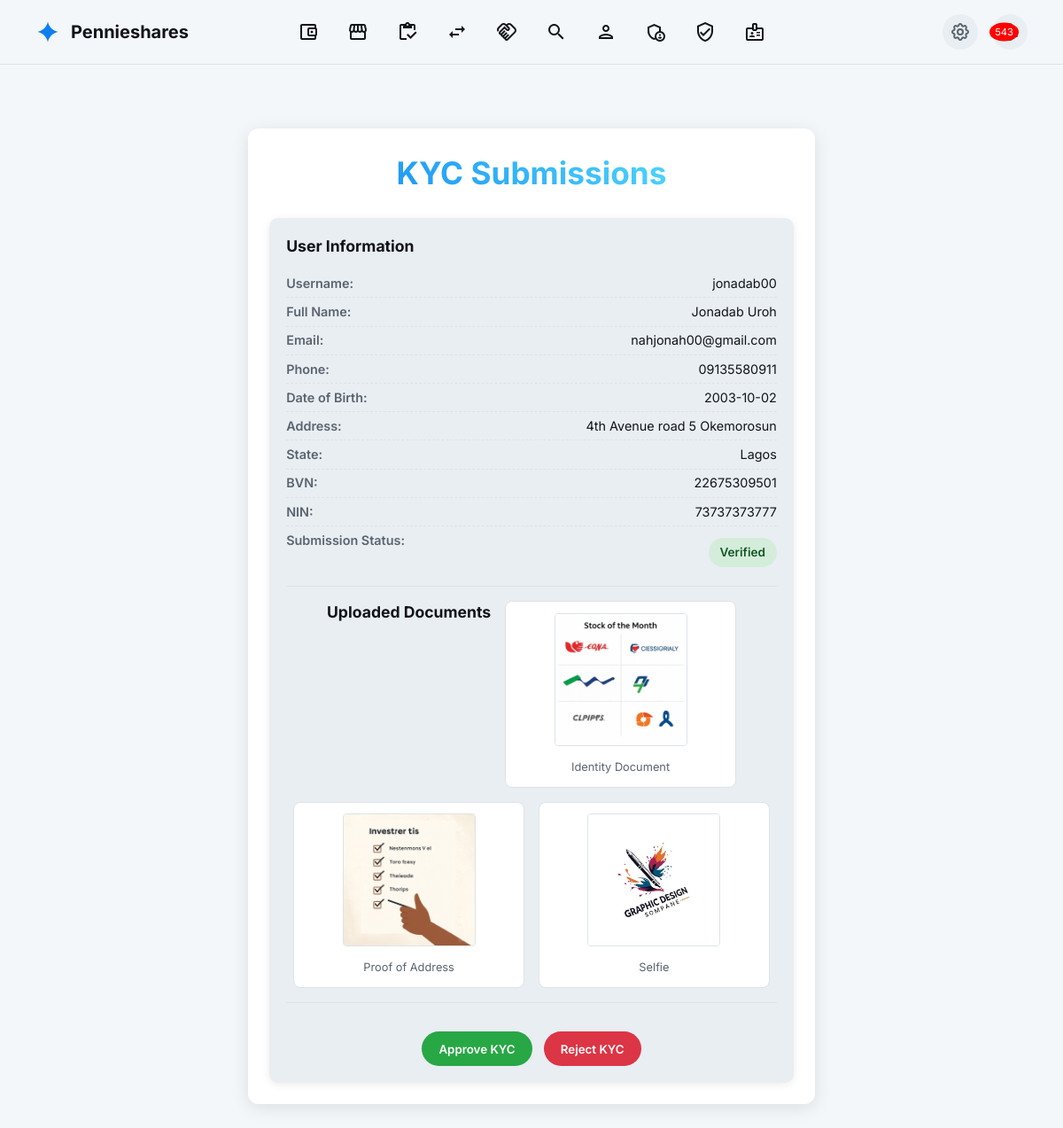
The page /pages/admin_kyc.php (signed in) on the database its author committed.
### tables this page shows
CREATE TABLE kyc_verifications (
        id INTEGER PRIMARY KEY AUTOINCREMENT,
        user_id INTEGER NOT NULL UNIQUE,
        full_name TEXT,
        dob TEXT,
        address TEXT,
        state TEXT,
        bvn TEXT,
        nin TEXT,
        passport_path TEXT,
        national_id_path TEXT,
        proof_of_address_path TEXT,
        selfie_path TEXT,
        status TEXT DEFAULT 'pending',
        created_at DATETIME DEFAULT CURRENT_TIMESTAMP,
        updated_at DATETIME,
        FOREIGN KEY(user_id) REFERENCES users(id) ON DELETE CASCADE
    );

CREATE TABLE users (
            id INTEGER PRIMARY KEY AUTOINCREMENT,
            fullname TEXT NOT NULL,
            email TEXT NOT NULL UNIQUE,
            username TEXT NOT NULL UNIQUE,
            phone TEXT NOT NULL,
            referral TEXT NOT NULL,
            stage INTEGER DEFAULT 1,
            partner_code TEXT UNIQUE,
            password TEXT NOT NULL,
            reset_token TEXT,
            reset_expires DATETIME,
            created_at DATETIME DEFAULT CURRENT_TIMESTAMP,
            status INTEGER DEFAULT 1 NOT NULL,
            wallet_balance DECIMAL(10, 2) DEFAULT 0.00,
            is_admin INTEGER DEFAULT 0
        , last_login_email_sent DATE, otp_code TEXT, otp_expires_at DATETIME, is_broker INTEGER DEFAULT 0, is_verified INTEGER NOT NULL DEFAULT 0, total_return DECIMAL(10, 2) DEFAULT 0.00, performance_chart_data TEXT, performance_value DECIMAL(10, 2), performance_change DECIMAL(10, 2), last_performance_update DATE);

### src/kyc_functions.php (called while the page is built, shortened)
<?php
function getKycSubmissions($pdo) {
    $stmt = $pdo->query("SELECT k.*, u.username, u.email, u.phone FROM kyc_verifications k JOIN users u ON k.user_id = u.id ORDER BY k.created_at DESC");
    return $stmt->fetchAll(PDO::FETCH_ASSOC);
}
?>

### pages/admin_kyc.php (the view, shortened to what this page needs)
<?php
require_once __DIR__ . '/../src/init.php';
require_once __DIR__ . '/../src/kyc_functions.php';
$submissions = getKycSubmissions($pdo);
require_once __DIR__ . '/../assets/template/intro-template.php';
?>
<div class="verification-container">
    <h1>KYC Submissions</h1>
    <?php if (empty($submissions)): ?>
        <div class="empty-state">
            <i class="material-icons-outlined">check_circle_outline</i>
            <p>No KYC submissions pending review at the moment. All clear!</p>
        </div>
    <?php else: ?>
        <div class="kyc-grid">
            <?php foreach ($submissions as $submission): ?>
                <div class="kyc-card">
                    <div class="user-info-section">
                        <h3>User Information</h3>
                        <div class="user-detail-item"><span class="user-detail-label">Username:</span><span class="user-detail-value"><?= htmlspecialchars($submission['username']) ?></span></div>
                        <div class="user-detail-item"><span class="user-detail-label">Full Name:</span><span class="user-detail-value"><?= htmlspecialchars($submission['full_name'] ?? '') ?></span></div>
                        <div class="user-detail-item"><span class="user-detail-label">Email:</span><span class="user-detail-value"><?= htmlspecialchars($submission['email'] ?? '') ?></span></div>
                        <div class="user-detail-item"><span class="user-detail-label">Phone:</span><span class="user-detail-value"><?= htmlspecialchars($submission['phone'] ?? '') ?></span></div>
                        <div class="user-detail-item"><span class="user-detail-label">Date of Birth:</span><span class="user-detail-value"><?= htmlspecialchars($submission['dob'] ?? '') ?></span></div>
                        <div class="user-detail-item"><span class="user-detail-label">Address:</span><span class="user-detail-value"><?= htmlspecialchars($submission['address'] ?? '') ?></span></div>
                        <div class="user-detail-item"><span class="user-detail-label">State:</span><span class="user-detail-value"><?= htmlspecialchars($submission['state'] ?? '') ?></span></div>
                        <div class="user-detail-item"><span class="user-detail-label">BVN:</span><span class="user-detail-value"><?= htmlspecialchars($submission['bvn'] ?? '') ?></span></div>
                        <div class="user-detail-item"><span class="user-detail-label">NIN:</span><span class="user-detail-value"><?= htmlspecialchars($submission['nin'] ?? '') ?></span></div>
                        <div class="user-detail-item"><span class="user-detail-label">Submission Status:</span><span class="kyc-status-badge status-<?= htmlspecialchars($submission['status'] ?? '') ?>"><?= htmlspecialchars(ucfirst($submission['status'] ?? '')) ?></span></div>
                    </div>
                    <div class="document-section">
                        <h3>Uploaded Documents</h3>
                        <?php
                            $docs = [
                                'Identity Document' => $submission['passport_path'],
                                'Proof of Address' => $submission['proof_of_address_path'],
                                'Selfie' => $submission['selfie_path']
                            ];
                            foreach ($docs as $label => $path):
                                if ($path):
                                    $isPdf = (strtolower(pathinfo($path, PATHINFO_EXTENSION)) == 'pdf');
                        ?>
                                    <div class="document-preview-item">
                                        <?php if ($isPdf): ?>
                                            <div class="pdf-icon-preview"><span class="material-icons-outlined">picture_as_pdf</span></div>
                                            <p><?= htmlspecialchars($label) ?></p>
                                            <a href="/<?= htmlspecialchars($path) ?>" target="_blank">View PDF</a>
                                        <?php else: ?>
                                            <img src="/<?= htmlspecialchars($path) ?>" alt="<?= htmlspecialchars($label) ?>">
                                            <p><?= htmlspecialchars($label) ?></p>
                                        <?php endif; ?>
                                    </div>
                        <?php
                                endif;
                            endforeach;
                        ?>
                    </div>
                    <div class="card-actions">
                        <form method="POST" style="display:inline;">
                            <button type="submit" name="approve" class="action-btn approve-btn">
                                Approve KYC
                            </button>
                        </form>
                        <form method="POST" style="display:inline;" onsubmit="return confirm('Are you sure you want to reject this KYC submission?');">
                            <button type="submit" name="reject" class="action-btn reject-btn">
                                Reject KYC
                            </button>
                        </form>
                    </div>
                </div>
            <?php endforeach; ?>
        </div>
    <?php endif; ?>
</div>
<?php include __DIR__ . '/../assets/template/end-template.php'; ?>

### assets/template/intro-template.php (shortened to what this page needs)
<!DOCTYPE html>
<html lang="en" data-theme="dark">
  <head>
  </head>
  <body>
    <div class="page-container">
      <header class="main-header">
        <div class="header-brand">
          <svg class="icon" viewBox="0 0 48 48" fill="none" xmlns="http://www.w3.org/2000/svg">
            <path d="M24 4C25.7818 14.2173 33.7827 22.2182 44 24C33.7827 25.7818 25.7818 33.7827 24 44C22.2182 33.7827 14.2173 25.7818 4 24C14.2173 22.2182 22.2182 14.2173 24 4Z" fill="currentColor"></path>
          </svg>
          <h2 class="brand-name">Pennieshares</h2>
        </div>
        <nav class="header-nav-desktop">
          <a href="wallet"><span class="material-icons-outlined">account_balance_wallet</span></a>
          <a href="market"><span class="material-icons-outlined">storefront</span></a>
          <a href="shares"><span class="material-icons-outlined">inventory</span></a>
          <a href="transfer"><span class="material-icons-outlined">swap_horiz</span></a>
          <a href="partner"><span class="material-icons-outlined">handshake</span></a>
          <a href="find_broker"><span class="material-icons-outlined">search</span></a>
          <a href="profile_view"><span class="material-icons-outlined">person</span></a>
          <?php if (isset($_SESSION['user']) && $_SESSION['user']['is_admin'] == 1): ?>
          <a href="admin"><span class="material-icons-outlined">admin_panel_settings</span></a>
          <a href="admin_verify"><span class="material-icons-outlined">verified_user</span></a>
          <a href="admin_kyc"><span class="material-icons-outlined">badge</span></a>
          <?php endif; ?>
        </nav>
        <div class="header-actions">
          <a href="settings" class="action-button" aria-label="Settings">
          </a>
          <a href="transactions" class="action-button notification-bell-container" aria-label="Notifications">
             <span class="notification-badge" id="notification-badge"></span>
          </a>
        </div>
      </header>
      <main class="main-content">
        <div class="content-wrapper">

### assets/template/end-template.php (shortened to what this page needs)
  </body>
</html>

### assets/template/intro-template.php (style rules this page uses)
:root { --font-primary: 'Inter', 'Noto Sans', sans-serif; --bg-primary-light: #f4f7fa; --bg-secondary-light: #ffffff; --bg-tertiary-light: #e9eef2; --text-primary-light: #111418; --text-secondary-light: #5a6470; --border-color-light: #dde3e9; --accent-color-light: #0c7ff2; --accent-text-light: #ffffff; --bg-primary-dark: #111418; --bg-secondary-dark: #1b2127; --bg-tertiary-dark: #283039; --text-primary-dark: #ffffff; --text-secondary-dark: #9cabba; --border-color-dark: #3b4754; --accent-color-dark: #0c7ff2; --accent-text-dark: #ffffff; --bg-primary: var(--bg-primary-light); --bg-secondary: var(--bg-secondary-light); --bg-tertiary: var(--bg-tertiary-light); --text-primary: var(--text-primary-light); --text-secondary: var(--text-secondary-light); --border-color: var(--border-color-light); --accent-color: var(--accent-color-light); --accent-text: var(--accent-text-light); }
*, *::before, *::after { box-sizing: border-box; margin: 0; padding: 0; }
body { font-family: var(--font-primary); background-color: var(--bg-primary); color: var(--text-primary); min-height: 100vh; font-size: 16px; line-height: 1.5; transition: background-color 0.3s ease, color 0.3s ease; overflow-x: hidden; }
a { text-decoration: none; color: inherit; transition: color 0.2s ease; }
button { font-family: inherit; cursor: pointer; border: none; background: none; color: inherit; }
.icon { width: 24px; height: 24px; stroke-width: 2; display: inline-block; vertical-align: middle; }
.page-container { display: flex; flex-direction: column; min-height: 100vh; }
.main-content { flex-grow: 1; display: flex; justify-content: center; padding: 2rem 1rem; }
.content-wrapper { width: 100%; max-width: 640px; }
.main-header { display: flex; align-items: center; justify-content: space-between; padding: 0.75rem 2rem; border-bottom: 1px solid var(--border-color); background-color: var(--bg-primary); position: sticky; top: 0; z-index: 10; transition: background-color 0.3s ease, border-color 0.3s ease; }
.header-brand { display: flex; align-items: center; gap: 0.75rem; }
.header-brand .icon { width: 28px; height: 28px; color: var(--accent-color); }
.header-brand h2 { font-size: 1.25rem; font-weight: 700; }
.header-nav-desktop { display: none; gap: 2rem; }
.header-nav-desktop a { display: flex; flex-direction: column; align-items: center; justify-content: center; gap: 0.25rem; font-size: 0.9rem; font-weight: 500; }
.header-actions { display: flex; align-items: center; gap: 1rem; }
.action-button { background-color: var(--bg-tertiary); border-radius: 50%; width: 40px; height: 40px; display: flex; align-items: center; justify-content: center; transition: background-color 0.2s ease; }
.action-button .icon { color: var(--text-secondary); }
.notification-bell-container { position: relative; }
.notification-badge { position: absolute; top: 50%; right: 10px; transform: translateY(-50%); background-color: red; color: white; border-radius: 50%; padding: 2px 6px; font-size: 0.7em; min-width: 20px; text-align: center; display: none; }
@media (min-width: 768px) { .main-header { padding: 1rem 2.5rem; } }
@media (min-width: 768px) { .header-brand h2 { display: block; } }
@media (min-width: 768px) { .header-nav-desktop { display: flex; position: absolute; left: 50%; transform: translateX(-50%); } }
@media (min-width: 768px) { .main-content { padding: 2.5rem; } }

### rows shown on the page
kyc_verifications: user.username "jonadab00", full_name "Jonadab Uroh", user.email "nahjonah00@gmail.com", user.phone "09135580911", dob "2003-10-02", address "4th Avenue road 5 Okemorosun", state "Lagos", bvn "22675309501", nin "73737373777", status "Verified", label "Identity Document", label "Proof of Address", label "Selfie"
